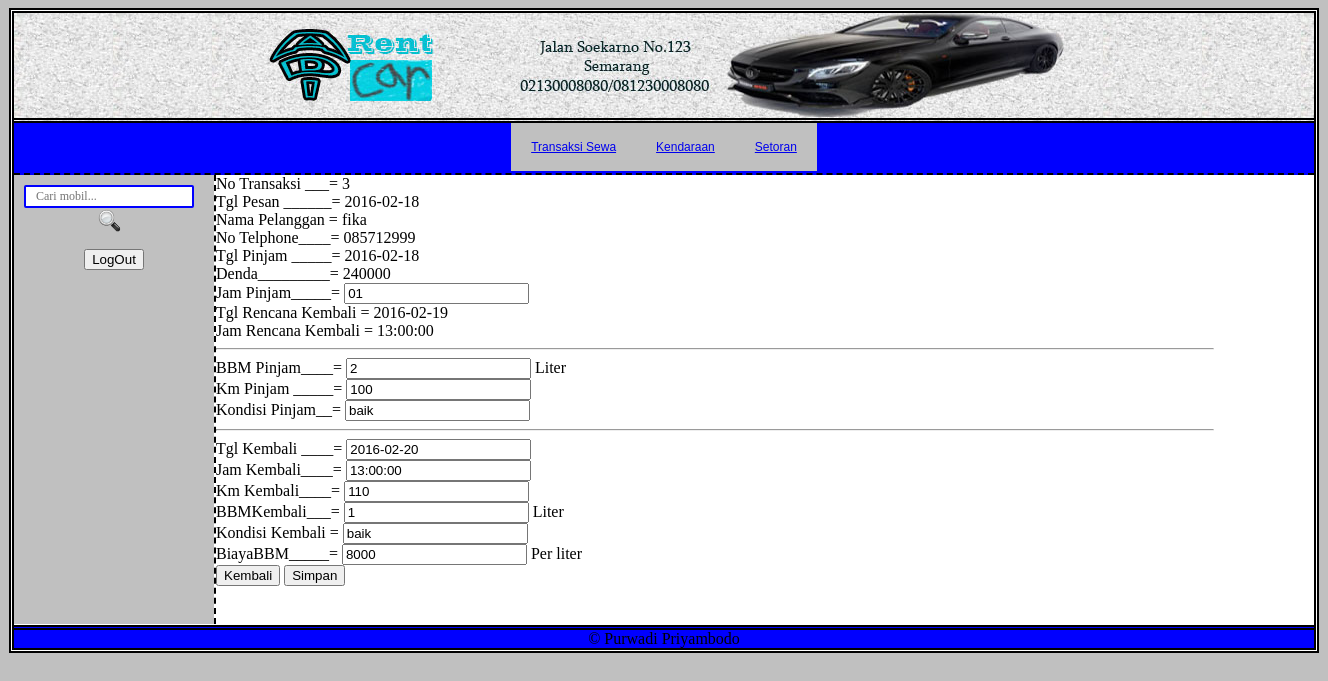
Screenshot of /lihat.php?NoTransaksi=3 with the database file from the repository.
### tables this page shows
CREATE TABLE IF NOT EXISTS `transaksisewa` (
  `NoTransaksi` varchar(5) NOT NULL,
  `TglPesan` date NOT NULL,
  `TglPinjam` date NOT NULL,
  `JamPinjam` time NOT NULL,
  `TglKembaliRencana` date NOT NULL,
  `JamKembaliRencana` time NOT NULL,
  `TglKembaliRealisasi` date NOT NULL,
  `JamKembaliReal` time NOT NULL,
  `Denda` int(11) NOT NULL,
  `KilometerPinjam` int(11) NOT NULL,
  `KilometerKembali` int(11) NOT NULL,
  `BBMPinjam` int(11) NOT NULL,
  `BBMKembali` int(11) NOT NULL,
  `KondisiMobilPinjam` text NOT NULL,
  `KondisiMobilKembali` text NOT NULL,
  `Kerusakan` text NOT NULL,
  `BiayaKerusakan` int(11) NOT NULL,
  `BiayaBBM` int(11) NOT NULL,
  `NoKTP` varchar(20) NOT NULL,
  `IDSopir` varchar(5) NOT NULL,
  `NIK` varchar(20) NOT NULL,
  `NoPlat` varchar(20) NOT NULL,
  PRIMARY KEY (`NoTransaksi`)
);

CREATE TABLE IF NOT EXISTS `pelanggan` (
  `NoKTP` varchar(20) NOT NULL,
  `NamaPel` text NOT NULL,
  `AlamatPel` text NOT NULL,
  `TelpPel` text NOT NULL,
  PRIMARY KEY (`NoKTP`)
);

### lihat.php (the view)
<?php
	include"koneksi.php";session_start();
	$NoTransaksi=$_GET['NoTransaksi'];
	$query=mysql_query("select *,date_format(JamPinjam,'%h')'jp' from transaksisewa join pelanggan using (NoKTP) where NoTransaksi='$NoTransaksi';",$c) or die(mysql_error());
	echo"
<html>
<head><title>Lihat</title><link rel='stylesheet' href='style.css' type='text/css'/>
</head>
<body>
<div id='bg'>
		<div id='head'>
		<center><img src='img/head.jpg'></center>
		</div>
<div id='menu'><center>
<ul>
	<li><a href='karyawan.php'>Transaksi Sewa</a></li>
	<li><a href='kendaraan.php'>Kendaraan</a></li>
	<li><a href='setoran.php'>Setoran</a></li>
</ul></center>
</div>
<div id='isi'>
			<div id='kiri'><center>
				<div class='cari'>
					<form action='index.php' method='get'>
						<input name='sitesearch' style='display:none;' value='Jack Car Rental' />
						<input id='search-box' name='key' onblur='if(this.value==&apos;&apos;)
						this.value=this.defaultValue;' onfocus='if(this.value==this.defaultValue)this.value=&apos;&apos;;'
						 style='width:170px;border: 2px solid blue; border-radius: 2px;;padding:2px 10px; font:12px Comic Sans MS;color:#666;no-repeat;'
						  type='text' placeholder='Cari mobil...'/><input align='top' id='search-btn' src='img/c10.png' height='25px' type='image' value='Search'/>
					</form>
				</div>
			<br>
	<a href='index.php'><input type='button' value='LogOut'/></a>
	</center>
			</div>
<div id='konten'>
	";
	while ($rq=mysql_fetch_array($query)) {
echo "
	<form method='POST' action='pinjam.php?NoTransaksi=".$NoTransaksi."'>
		No Transaksi ___= ".$rq['NoTransaksi']."<br>
		Tgl Pesan ______= ".$rq['TglPesan']."<br>
		Nama Pelanggan = ".$rq['NamaPel']."<br>
		No Telphone____= ".$rq['TelpPel']."<br>
		Tgl Pinjam _____= ".$rq['TglPinjam']."<br>
		Denda_________= ".$rq['Denda']."<br>
		Jam Pinjam_____= <input type='text' name='JamPinjam'value='".$rq['jp']."'><br>
		Tgl Rencana Kembali = ".$rq['TglKembaliRencana']."<br>
		Jam Rencana Kembali = ".$rq['JamKembaliRencana']."<br>
		<hr>
			BBM Pinjam____= <input type='text' name='BBMPinjam' value='".$rq['BBMPinjam']."'> Liter<br>
			Km Pinjam _____= <input type='text' name='KilometerPinjam' value='".$rq['KilometerPinjam']."'><br>
			Kondisi Pinjam__= <input type='text' name='KondisiMobilPinjam' value='".$rq['KondisiMobilPinjam']."'><br>
		<hr>
			Tgl Kembali ____= <input type='text' name='TglKembaliRealisasi' value='".$rq['TglKembaliRealisasi']."'><br>
			Jam Kembali____= <input type='text' name='JamKembaliReal' value='".$rq['JamKembaliReal']."'><br>
			Km Kembali____= <input type='text' name='KilometerKembali' value='".$rq['KilometerKembali']."'><br>
			BBMKembali___= <input type='text' name='BBMKembali' value='".$rq['BBMKembali']."'> Liter<br>
			Kondisi Kembali = <input type='text' name='KondisiMobilKembali' value='".$rq['KondisiMobilKembali']."'><br>
			BiayaBBM_____= <input type='text' name='BiayaBBM' value='".$rq['BiayaBBM']."'> Per liter<br>
			<a href='karyawan.php'><input type='button' value='Kembali'/></a>			<button type='submit'>Simpan</button>
		</form>
";
	}
echo"
	</div>
</div>
		<div id='foot'>
		<center>&copy; Purwadi Priyambodo</center>
		</div>
	</div>
</body>
</html>
";
?>

### style.css (style rules this page uses)
body { background-color:silver; }
#bg { float:center; margin:auto auto; border:5px double black; width:1300px; height:auto; background-color:white; }
#head { margin:auto auto; float:center; border-bottom:5px double black; width:1300px; height:105px; background:url('img/bg.jpg'); }
#menu { width:1300px; height:50px; border-bottom:2px dashed black; background-color:blue; }
ul { text-align: left; display: inline; margin: 0; padding: 10px 4px 17px 0; list-style: none; }
ul li { font: 12px/18px sans-serif;display: inline-block; margin-right: -4px; position: relative; padding: 15px 20px; background: silver; cursor: pointer; }
#isi { float:center; width:1200px; height:450px; }
#kiri { float:left; width:200px; height:449px; background-color:silver; }
#konten { float:right; width:998px; height:449px; border-left:2px dashed black; background:white; }
#foot { background-color:blue; border-top:5px double black; }
.cari { float:right; margin-top:10px; margin-right:10px; }

### rows the page displays
transaksisewa: NoTransaksi "3", TglPesan "2016-02-18", pelanggan.NamaPel "fika", pelanggan.TelpPel "085712999", TglPinjam "2016-02-18", Denda "240000", TglKembaliRencana "2016-02-19", JamKembaliRencana "13:00:00", BBMPinjam "2", KilometerPinjam "100", KondisiMobilPinjam "baik", TglKembaliRealisasi "2016-02-20", JamKembaliReal "13:00:00", KilometerKembali "110", BBMKembali "1", KondisiMobilKembali "baik", BiayaBBM "8000"
